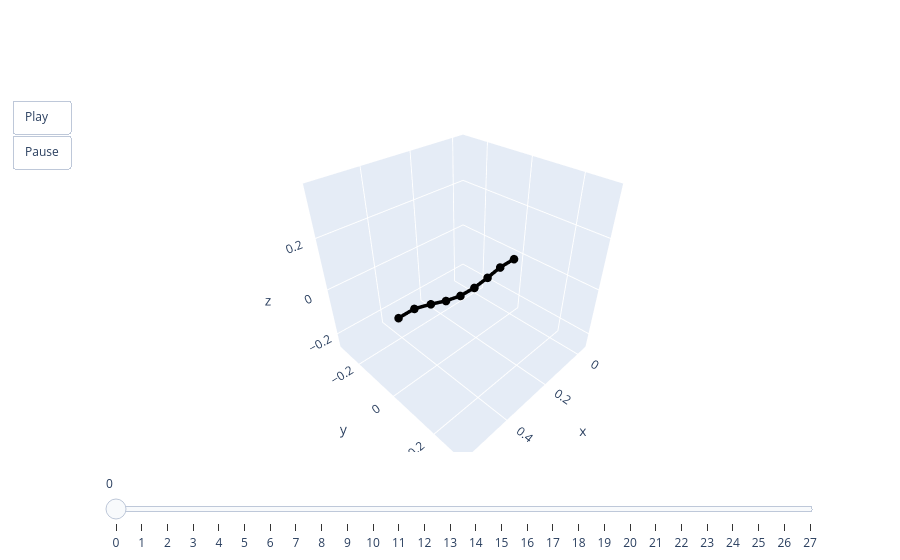

The cell this chart's notebook holds for it:
### Code cell
animate(pred[0])

### Figure 1 — Plotly figure (JSON) as saved in the notebook; plotly's stock layout.template omitted (floating-point values rounded to 4 significant figures)
{"data": [{"line": {"color": "black", "width": 7}, "marker": {"size": 5}, "mode": "lines+markers", "type": "scatter3d", "x": [0, 0.07892, 0.1462, 0.2139, 0.282, 0.3484, 0.4128, 0.4783, 0.5387], "y": [0, 0, 0, 0, 0, 0, 0, 0, 0], "z": [0, 0, -0.01184, -0.02098, -0.0186, -0.00304, 0.02017, 0.03981, 0.03981]}], "layout": {"scene": {"aspectmode": "cube", "xaxis": {"autorange": false, "range": [-0.05387, 0.5926]}, "yaxis": {"autorange": false, "range": [-0.3232, 0.3232]}, "zaxis": {"autorange": false, "range": [-0.266, 0.3804]}}, "sliders": [{"steps": [{"args": [["0"], {"frame": {"duration": 0, "redraw": true}, "mode": "immediate"}], "label": "0", "method": "animate"}, {"args": [["1"], {"frame": {"duration": 0, "redraw": true}, "mode": "immediate"}], "label": "1", "method": "animate"}, {"args": [["2"], {"frame": {"duration": 0, "redraw": true}, "mode": "immediate"}], "label": "2", "method": "animate"}, {"args": [["3"], {"frame": {"duration": 0, "redraw": true}, "mode": "immediate"}], "label": "3", "method": "animate"}, {"args": [["4"], {"frame": {"duration": 0, "redraw": true}, "mode": "immediate"}], "label": "4", "method": "animate"}, {"args": [["5"], {"frame": {"duration": 0, "redraw": true}, "mode": "immediate"}], "label": "5", "method": "animate"}, {"args": [["6"], {"frame": {"duration": 0, "redraw": true}, "mode": "immediate"}], "label": "6", "method": "animate"}, {"args": [["7"], {"frame": {"duration": 0, "redraw": true}, "mode": "immediate"}], "label": "7", "method": "animate"}, {"args": [["8"], {"frame": {"duration": 0, "redraw": true}, "mode": "immediate"}], "label": "8", "method": "animate"}, {"args": [["9"], {"frame": {"duration": 0, "redraw": true}, "mode": "immediate"}], "label": "9", "method": "animate"}, {"args": [["10"], {"frame": {"duration": 0, "redraw": true}, "mode": "immediate"}], "label": "10", "method": "animate"}, {"args": [["11"], {"frame": {"duration": 0, "redraw": true}, "mode": "immediate"}], "label": "11", "method": "animate"}, {"args": [["12"], {"frame": {"duration": 0, "redraw": true}, "mode": "immediate"}], "label": "12", "method": "animate"}, {"args": [["13"], {"frame": {"duration": 0, "redraw": true}, "mode": "immediate"}], "label": "13", "method": "animate"}, {"args": [["14"], {"frame": {"duration": 0, "redraw": true}, "mode": "immediate"}], "label": "14", "method": "animate"}, {"args": [["15"], {"frame": {"duration": 0, "redraw": true}, "mode": "immediate"}], "label": "15", "method": "animate"}, {"args": [["16"], {"frame": {"duration": 0, "redraw": true}, "mode": "immediate"}], "label": "16", "method": "animate"}, {"args": [["17"], {"frame": {"duration": 0, "redraw": true}, "mode": "immediate"}], "label": "17", "method": "animate"}, {"args": [["18"], {"frame": {"duration": 0, "redraw": true}, "mode": "immediate"}], "label": "18", "method": "animate"}, {"args": [["19"], {"frame": {"duration": 0, "redraw": true}, "mode": "immediate"}], "label": "19", "method": "animate"}, {"args": [["20"], {"frame": {"duration": 0, "redraw": true}, "mode": "immediate"}], "label": "20", "method": "animate"}, {"args": [["21"], {"frame": {"duration": 0, "redraw": true}, "mode": "immediate"}], "label": "21", "method": "animate"}, {"args": [["22"], {"frame": {"duration": 0, "redraw": true}, "mode": "immediate"}], "label": "22", "method": "animate"}, {"args": [["23"], {"frame": {"duration": 0, "redraw": true}, "mode": "immediate"}], "label": "23", "method": "animate"}, {"args": [["24"], {"frame": {"duration": 0, "redraw": true}, "mode": "immediate"}], "label": "24", "method": "animate"}, {"args": [["25"], {"frame": {"duration": 0, "redraw": true}, "mode": "immediate"}], "label": "25", "method": "animate"}, {"args": [["26"], {"frame": {"duration": 0, "redraw": true}, "mode": "immediate"}], "label": "26", "method": "animate"}, {"args": [["27"], {"frame": {"duration": 0, "redraw": true}, "mode": "immediate"}], "label": "27", "method": "animate"}]}], "updatemenus": [{"buttons": [{"args": [null, {"frame": {"duration": 50, "redraw": true}, "fromcurrent": true}], "label": "Play", "method": "animate"}, {"args": [[null], {"frame": {"duration": 0, "redraw": true}, "mode": "immediate"}], "label": "Pause", "method": "animate"}], "showactive": false, "type": "buttons"}]}}
